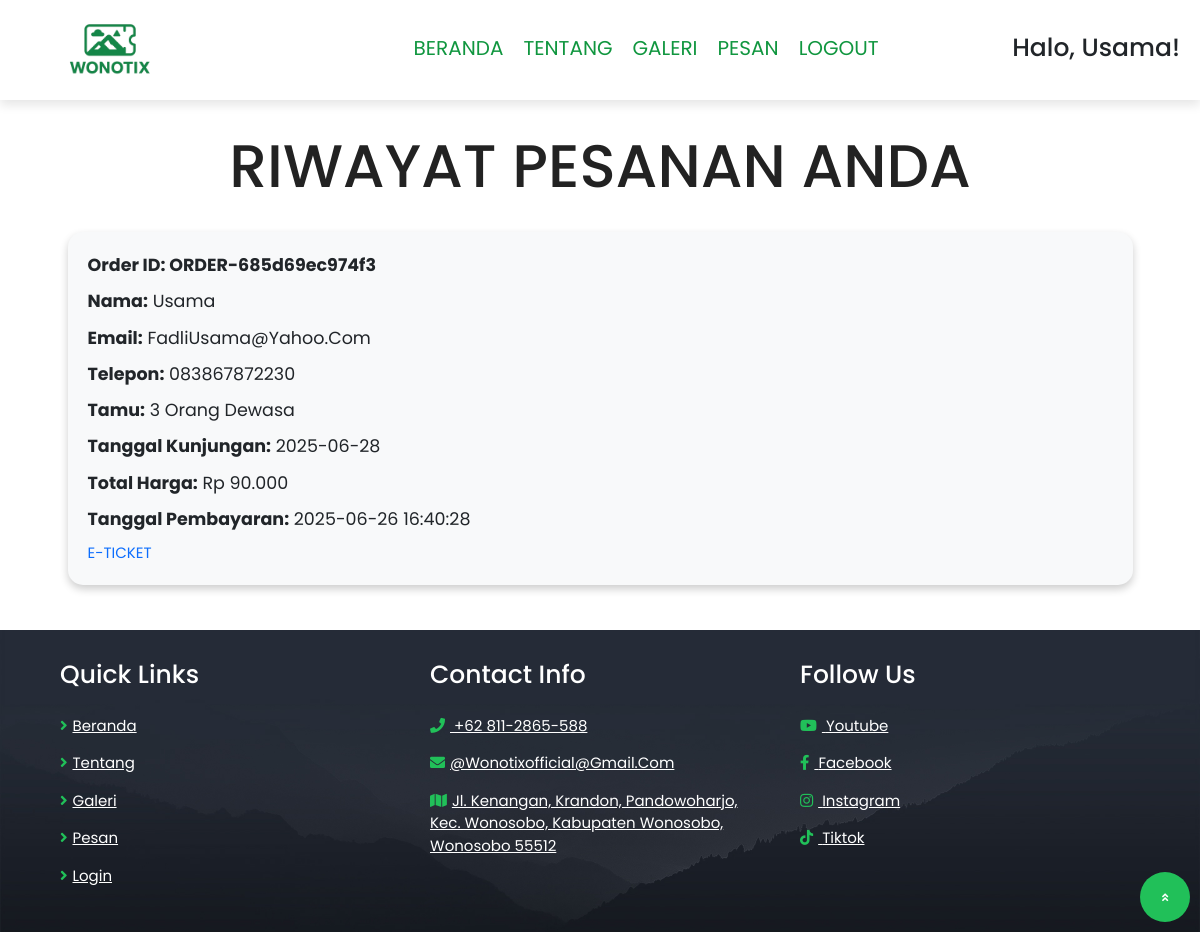
/riwayat_transaksi.php (signed in), run on the app's committed database.
### tables this page shows
CREATE TABLE `payments` (
  `id_payment` int(11) NOT NULL,
  `order_id` varchar(255) NOT NULL,
  `nama_pemesan` varchar(255) NOT NULL,
  `email` varchar(255) NOT NULL,
  `telepon` varchar(15) NOT NULL,
  `destinasi` varchar(100) NOT NULL,
  `tamu` varchar(100) NOT NULL,
  `tanggal_kunjungan` date NOT NULL,
  `total_harga` decimal(10,2) NOT NULL,
  `tanggal_pembayaran` timestamp NOT NULL DEFAULT current_timestamp() ON UPDATE current_timestamp(),
  `status` enum('pending','success','failed') DEFAULT 'pending',
  `created_at` timestamp NOT NULL DEFAULT current_timestamp()
);

### riwayat_transaksi.php (the view, shortened to what this page needs)
<?php
$conn = new mysqli('localhost', 'root', '', 'book_db');
$namaPemesan = $_SESSION['username'];
$email = $_SESSION['email'];
$telepon = $_SESSION['phone'];
$sql = $conn->prepare(
    "SELECT * FROM payments WHERE nama_pemesan = ? OR email = ? OR telepon = ? ORDER BY created_at DESC"
);
$sql->bind_param("sss", $namaPemesan, $email, $telepon);
$sql->execute();
$result = $sql->get_result();
$orders = $result->fetch_all(MYSQLI_ASSOC);
?>
<!DOCTYPE html>
<html lang="en">
<head>
    <?php
        include "header/header.php";
    ?>
    <link rel="stylesheet" href="https://cdnjs.cloudflare.com/ajax/libs/bootstrap/5.3.0/css/bootstrap.min.css">
</head>
<body>
        <?php
            include "header/nav.php";
        ?>
    <section class="booking">
        <h1 class="heading-title text-center">Riwayat Pesanan Anda</h1>
        <div class="container mt-4">
            <?php if (!empty($orders)) : ?>
                <?php foreach ($orders as $order) :
                    $order_id = htmlspecialchars($order['order_id']);
                    ?>
                    <div class="order-card">
                        <div class="order-header fs-3">Order ID: <?= htmlspecialchars($order['order_id']) ?></div>
                        <div class="order-details fs-3">
                            <p><strong>Nama:</strong> <?= htmlspecialchars($order['nama_pemesan']) ?></p>
                            <p><strong>Email:</strong> <?= htmlspecialchars($order['email']) ?></p>
                            <p><strong>Telepon:</strong> <?= htmlspecialchars($order['telepon']) ?></p>
                            <p><strong>Tamu:</strong> <?= htmlspecialchars($order['tamu']) ?></p>
                            <p><strong>Tanggal Kunjungan:</strong> <?= htmlspecialchars($order['tanggal_kunjungan']) ?></p>
                            <p><strong>Total Harga:</strong> Rp <?= number_format($order['total_harga'], 0, ',', '.') ?></p>
                            <p><strong>Tanggal Pembayaran:</strong> <?= htmlspecialchars($order['tanggal_pembayaran']) ?></p>
                        </div>
                        <a href="payment/invoice.php?order_id=<?=$order_id?>" class="fs-4 text-decoration-none">E-TICKET</a>
                    </div>
                <?php endforeach; ?>
            <?php else : ?>
                <p class="text-center text-muted fs-3">Tidak ada riwayat pesanan ditemukan.</p>
            <?php endif; ?>
        </div>
    </section>
   <?php
      include "footer/footer.php";
   ?>
</body>
</html>

### css/style.css (style rules this page uses)
:root { --main-color: #21c059; --black: #222; --white: #fff; --tomato: #21c059; --light-black: #777; --light-white: #fff9; --dark-bg: rgba(0, 0, 0, 0.7); --light-bg: #eee; --border: 0.1rem solid var(--main-color); --box-shadow: 0 0.5rem 1rem rgba(0, 0, 0, 0.1); --text-shadow: 0 1.5rem 3rem rgba(0, 0, 0, 0.3); }
* { font-family: "Poppins", sans-serif; margin: 0; padding: 0; box-sizing: border-box; outline: none; border: none; text-decoration: none; text-transform: capitalize; }
html { font-size: 62.5%; overflow-x: hidden; }
section { padding: 5rem 10%; }
.heading-title { text-align: center; margin-bottom: 3rem; font-size: 6rem; text-transform: uppercase; color: var(--black); }
@media (max-width: 1200px) { section { padding: 3rem 5%; } }

### riwayat_transaksi.php (style rules this page uses)
.order-card { background-color: #f8f9fa; border-radius: 15px; box-shadow: 0 4px 8px rgba(0, 0, 0, 0.2); padding: 20px; margin-bottom: 15px; }
.order-header { font-weight: bold; font-size: 1.2rem; }
.order-details { margin-top: 10px; font-size: 0.9rem; }

### data on the page
payments: order "ORDER-685d69ec974f3", nama_pemesan "Usama", email "FadliUsama@yahoo.com", telepon "083867872230", tamu "3 Orang Dewasa", tanggal_kunjungan "2025-06-28", total_harga "90.000", tanggal_pembayaran "2025-06-26 16:40:28"

### other printed values
$_SESSION['username'] "Usama"
